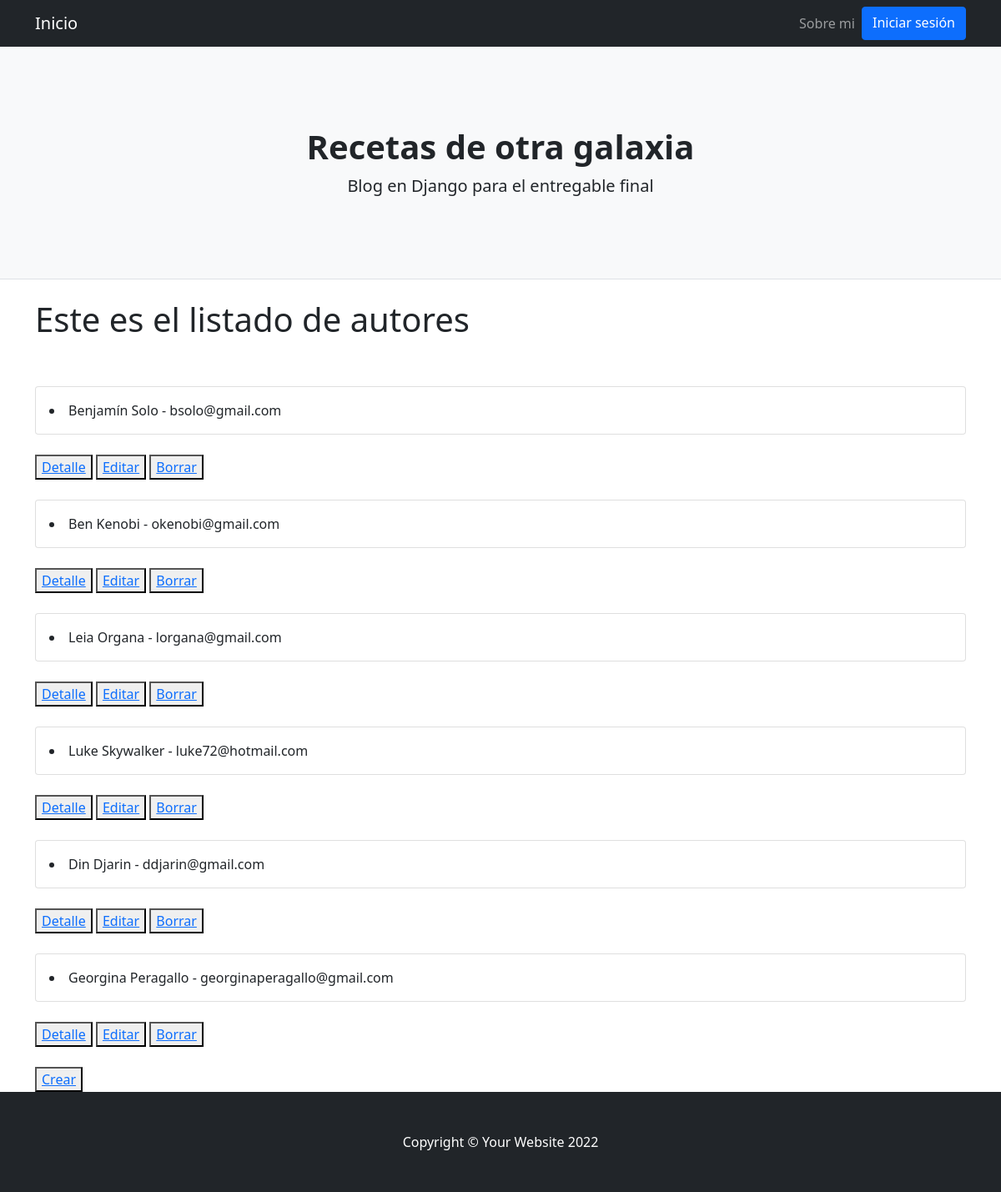
Before: /AppBlog/autores/ with the older database file.
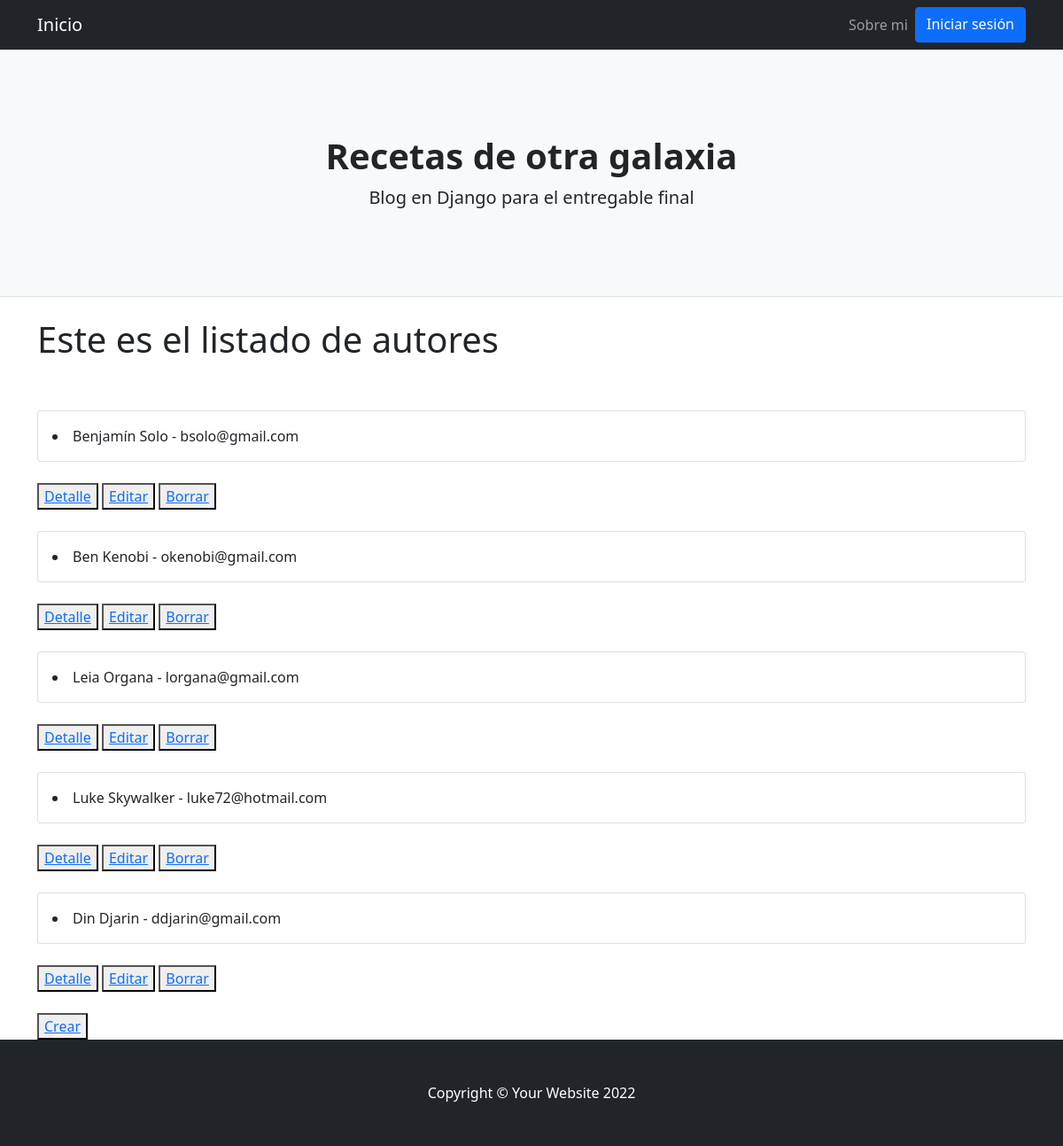
After: the same page with the newer database file.
### AppBlog/models.py (models this page shows)
class Autores(models.Model):
    nombre = models.CharField(max_length=40)
    apellido = models.CharField(max_length=40)
    email = models.EmailField()
    imagen = models.URLField(max_length = 255, blank = False, null= False)
    class Meta:
        verbose_name_plural = "Autores"
        verbose_name = "Autor"
    def __str__(self):
        return f"{self.nombre}  {self.apellido} - {self.email}"

### AppBlog/views.py (the view)
# urls.py: path('autores/', AutoresList.as_view(), name = 'autores_lista'),
class AutoresList(ListView):
    model = Autores
    template_name = "AppBlog/autores_list.html"

### AppBlog/Templates/AppBlog/autores_list.html
{% extends "AppBlog/padre.html" %}
{% load static %}
{% block contenidoQueCambia %}
<h1>Este es el listado de autores</h1>
{% for autor in object_list %}
<br>
<br>
<div class="card mb-4">
  <div class="card-body">
    <li>{{autor}}</li>
  </div>
</div>
<button>
  <a href="{% url 'autores_detalle' autor.id %}">Detalle</a>
</button>
<button>
  <a href="{% url 'autores_editar' autor.id%}">Editar</a>
</button>
<button>
  <a href="{% url 'autores_borrar' autor.id %}">Borrar</a>
</button>
{% endfor %}
<br>
<br>
<button>
  <a href="{% url 'autores_crear' %}">Crear</a>
</button>
{% endblock %}

Changed rows visible on the page:
removed Autores: nombre+apellido+email "Georgina Peragallo - georginaperagallo@gmail.com"
